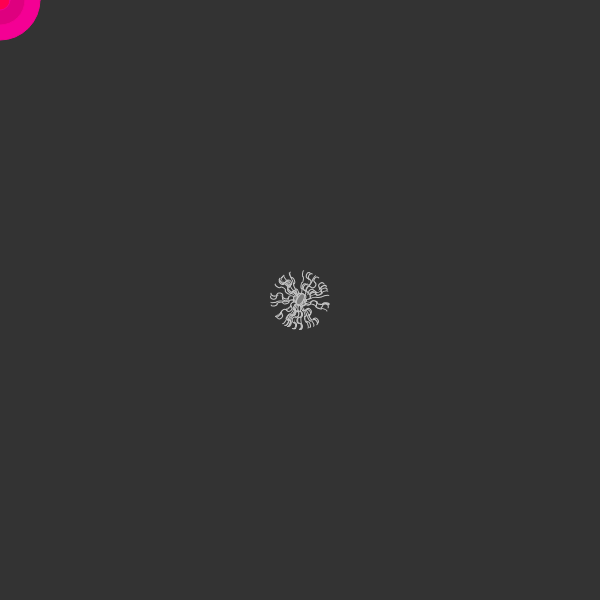
Frame 1 (no input)
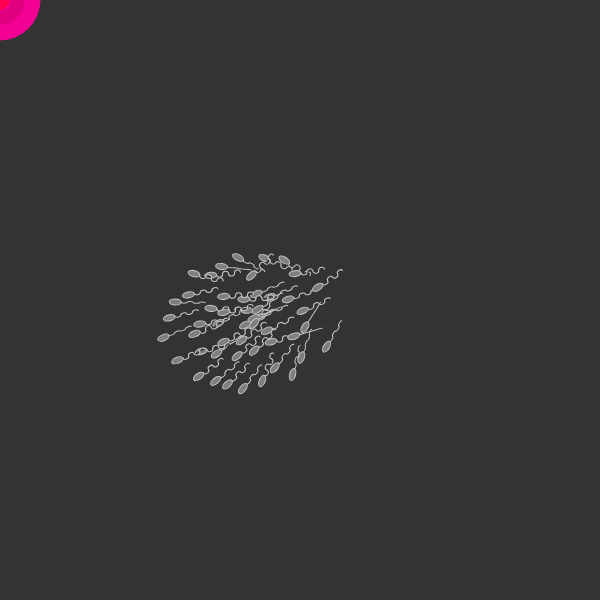
Frame 60 (no input)
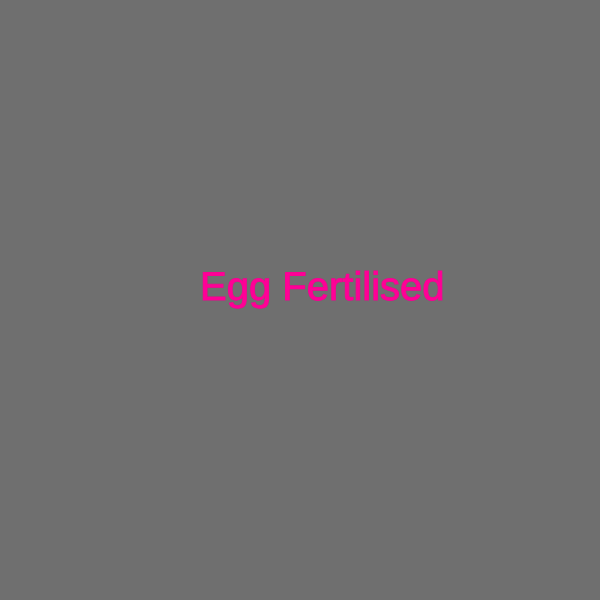
Frame 120 (the mouse pressed at the canvas centre since frame 60)

The p5.js sketch that drew these frames (run headless with seeded random() and noise() and a simulated clock; from frame 60 on, the mouse is pressed at the canvas centre):

// p5.js sketch
// ── sketch.js
/*
 * Flocking Demonstration.
 * Demonstration of Craig Reynolds' "Flocking" behavior in a game.
 * See: http://www.red3d.com/cwr/
 * Rules: Cohesion, Separation, Alignment
 * (from <a href="http://natureofcode.com">natureofcode.com</a>).
 */

let flock;
let tailDim = 6;
let GameOver = 0;
let bgcolor = 51;
function setup() {
  createCanvas(600, 600);
  createP("Avoid Sperm cells from reaching the egg.");

  flock = new Flock();
  // Add an initial set of boids into the system
  for (let i = 0; i < 50; i++) {
    let b = new Boid(width / 2,height / 2);
    flock.addBoid(b);
  }
}

function draw() {
  background(51);
  flock.run();
  //let t = map(random(mouseX,mouseY),0,1,0.5,1.5);
  fill(244,0,148)
  stroke(244,0,144)
  ellipse(mouseX,mouseY,80,80)
    fill(222,0,127)
  ellipse(mouseX,mouseY,50,50)
  fill(255,0,80)
  
  ellipse(mouseX,mouseY,20,20)

  
  if (mouseX>width || mouseY >height){
    background(0)
    textSize(width/15)
    stroke(244,0,144)
    fill(244,0,144)
    text('Pointer out of range',  width/4,height/2);
  }
  
    
  if (GameOver ==1){
    bgcolor = bgcolor+1
    background(bgcolor)
    fill(255, 0, 150);
    textSize(width/15)
    stroke(244,0,144)
    text('Egg Fertilised',  width/3,height/2);
  }

}

// Add a new boid into the System
function mouseDragged() {
  //flock.addBoid(new Boid(mouseX, mouseY));
  //flock.killBoid(mouseX,mouseY);
}

// The Nature of Code
// Daniel Shiffman
// http://natureofcode.com

// Flock object
// Does very little, simply manages the array of all the boids

function Flock() {
  // An array for all the boids
  this.boids = []; // Initialize the array
}

Flock.prototype.run = function() {
  for (let i = 0; i < this.boids.length; i++) {
    this.boids[i].run(this.boids);  // Passing the entire list of boids to each boid individually
  }
}

Flock.prototype.addBoid = function(b) {
  this.boids.push(b);
}

Flock.prototype.killBoid = function(X,Y){
  for (let i=0; i<this.boids.length;i++){
    print(this.boids[i].position.x)
}
  fill(225,0,0)  
  push();
  translate(X, Y);
  ellipse(0,0,50,50)
  pop();
  
  
}

// The Nature of Code
// Daniel Shiffman
// http://natureofcode.com

// Boid class
// Methods for Separation, Cohesion, Alignment added

function Boid(x, y) {
  this.acceleration = createVector(0, 0);
  this.velocity = createVector(random(-1, 1), random(-1, 1));
  this.position = createVector(x, y);
  this.r = 3.0;
  this.maxspeed = 3;    // Maximum speed
  this.maxforce = 0.05; // Maximum steering force
}

Boid.prototype.run = function(boids) {
  this.flock(boids);
  this.update();
  this.borders();
  this.render();
}

Boid.prototype.applyForce = function(force) {
  // We could add mass here if we want A = F / M
  this.acceleration.add(force);
}

// We accumulate a new acceleration each time based on three rules
Boid.prototype.flock = function(boids) {
  let sep = this.separate(boids);   // Separation
  let ali = this.align(boids);      // Alignment
  let coh = this.cohesion(boids);   // Cohesion
  // Arbitrarily weight these forces
  sep.mult(1.5);
  ali.mult(1.0);
  coh.mult(1.0);
  // Add the force vectors to acceleration
  this.applyForce(sep);
  this.applyForce(ali);
  this.applyForce(coh);
}

// Method to update location
Boid.prototype.update = function() {
  // Update velocity
  this.velocity.add(this.acceleration);
  // Limit speed
  this.velocity.limit(this.maxspeed);
  this.position.add(this.velocity);
  // Reset accelertion to 0 each cycle
  this.acceleration.mult(0);
}

// A method that calculates and applies a steering force towards a target
// STEER = DESIRED MINUS VELOCITY
Boid.prototype.seek = function(target) {
  let desired = p5.Vector.sub(target,this.position);  // A vector pointing from the location to the target
  // Normalize desired and scale to maximum speed
  desired.normalize();
  desired.mult(this.maxspeed);
  // Steering = Desired minus Velocity
  let steer = p5.Vector.sub(desired,this.velocity);
  steer.limit(this.maxforce);  // Limit to maximum steering force
  return steer;
}

Boid.prototype.render = function() {
  // Draw a sperm cell rotated in the direction of velocity
  let theta = this.velocity.heading() + radians(90);
  fill(127);
  stroke(200);
  push();
  translate(this.position.x, this.position.y);
  rotate(theta);
  ellipse(0,0,2*this.r,4*this.r)
  //tail = noise(this.position.x,this.position.y)
  tail = random()
  fill(51)
  arc(0,0+2*this.r+tailDim/2,tailDim*tail,tailDim,PI/2,3*PI/2)
  arc(0,0+2*this.r+3*tailDim/2,tailDim*tail,tailDim,3*PI/2,PI/2)
  arc(0,0+2*this.r+5*tailDim/2,tailDim*tail,tailDim,PI/2,3*PI/2)
  arc(0,0+2*this.r+7*tailDim/2,tailDim*tail,tailDim,3*PI/2,PI/2)

  pop();
  if (abs(this.position.x - mouseX) <50 && abs(this.position.y-mouseY) <50){
    GameOver =1;
  }
}

// Wraparound
Boid.prototype.borders = function() {
  if (this.position.x < -this.r)  this.position.x = width + this.r;
  if (this.position.y < -this.r)  this.position.y = height + this.r;
  if (this.position.x > width + this.r) this.position.x = -this.r;
  if (this.position.y > height + this.r) this.position.y = -this.r;
}

// Separation
// Method checks for nearby boids and steers away
Boid.prototype.separate = function(boids) {
  let desiredseparation = 25.0;
  let steer = createVector(0, 0);
  let count = 0;
  // For every boid in the system, check if it's too close
  for (let i = 0; i < boids.length; i++) {
    let d = p5.Vector.dist(this.position,boids[i].position);
    // If the distance is greater than 0 and less than an arbitrary amount (0 when you are yourself)
    if ((d > 0) && (d < desiredseparation)) {
      // Calculate vector pointing away from neighbor
      let diff = p5.Vector.sub(this.position, boids[i].position);
      diff.normalize();
      diff.div(d);        // Weight by distance
      steer.add(diff);
      count++;            // Keep track of how many
    }
  }
  // Average -- divide by how many
  if (count > 0) {
    steer.div(count);
  }

  // As long as the vector is greater than 0
  if (steer.mag() > 0) {
    // Implement Reynolds: Steering = Desired - Velocity
    steer.normalize();
    steer.mult(this.maxspeed);
    steer.sub(this.velocity);
    steer.limit(this.maxforce);
  }
  return steer;
}

// Alignment
// For every nearby boid in the system, calculate the average velocity
Boid.prototype.align = function(boids) {
  let neighbordist = 50;
  let sum = createVector(0,0);
  let count = 0;
  for (let i = 0; i < boids.length; i++) {
    let d = p5.Vector.dist(this.position,boids[i].position);
    if ((d > 0) && (d < neighbordist)) {
      sum.add(boids[i].velocity);
      count++;
    }
  }
  if (count > 0) {
    sum.div(count);
    sum.normalize();
    sum.mult(this.maxspeed);
    let steer = p5.Vector.sub(sum, this.velocity);
    steer.limit(this.maxforce);
    return steer;
  } else {
    return createVector(0, 0);
  }
}

// Cohesion
// For the average location (i.e. center) of all nearby boids, calculate steering vector towards that location
Boid.prototype.cohesion = function(boids) {
  let neighbordist = 50;
  let sum = createVector(0, 0);   // Start with empty vector to accumulate all locations
  let count = 0;
  for (let i = 0; i < boids.length; i++) {
    let d = p5.Vector.dist(this.position,boids[i].position);
    if ((d > 0) && (d < neighbordist)) {
      sum.add(boids[i].position); // Add location
      count++;
    }
  }
  if (count > 0) {
    sum.div(count);
    return this.seek(sum);  // Steer towards the location
  } else {
    return createVector(0, 0);
  }
}

// Kill Boids
Boid.prototype.kill = function(boids){
  
  
  
}
